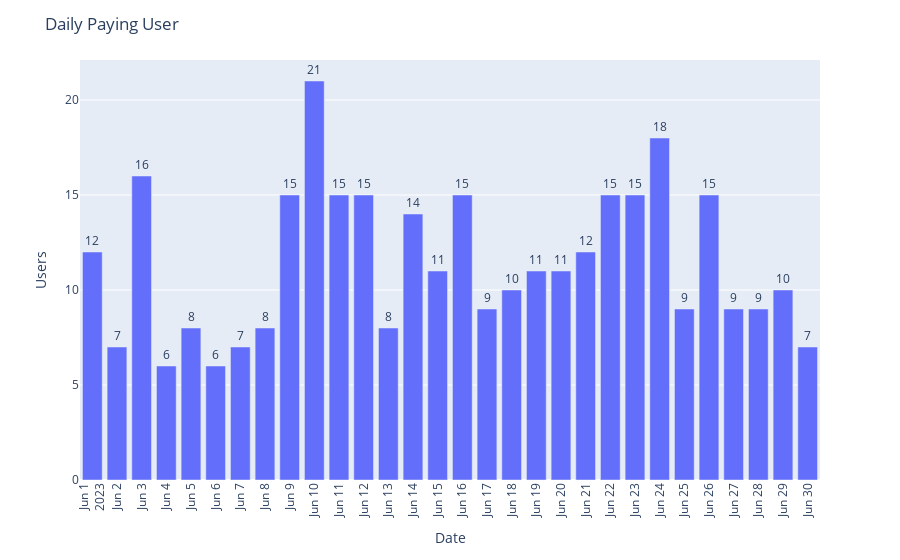

This figure's notebook cell:
### Markdown cell above
#### 9. Paying Users

### Code cell
# Number of users made purchase (daily)
fig_arppu_df = px.bar(x=arppu_df['created_date'], y = arppu_df['count'], text=arppu_df['count'])
fig_arppu_df.update_layout(title = 'Daily Paying User', xaxis=dict(title='Date', tickmode='linear', tickangle = -90), yaxis = dict(title = 'Users'))
fig_arppu_df.update_traces(textposition='outside')
fig_arppu_df.show()

### Figure 1 — Plotly figure (JSON) as saved in the notebook; plotly's stock layout.template omitted (floating-point values rounded to 4 significant figures)
{"data": [{"alignmentgroup": "True", "hovertemplate": "x=%{x}<br>y=%{y}<br>text=%{text}<extra></extra>", "legendgroup": "", "marker": {"color": "#636efa", "pattern": {"shape": ""}}, "name": "", "offsetgroup": "", "orientation": "v", "showlegend": false, "text": [12, 7, 16, 6, 8, 6, 7, 8, 15, 21, 15, 15, 8, 14, 11, 15, 9, 10, 11, 11, 12, 15, 15, 18, 9, 15, 9, 9, 10, 7], "textposition": "outside", "type": "bar", "x": ["2023-06-01T00:00:00", "2023-06-02T00:00:00", "2023-06-03T00:00:00", "2023-06-04T00:00:00", "2023-06-05T00:00:00", "2023-06-06T00:00:00", "2023-06-07T00:00:00", "2023-06-08T00:00:00", "2023-06-09T00:00:00", "2023-06-10T00:00:00", "2023-06-11T00:00:00", "2023-06-12T00:00:00", "2023-06-13T00:00:00", "2023-06-14T00:00:00", "2023-06-15T00:00:00", "2023-06-16T00:00:00", "2023-06-17T00:00:00", "2023-06-18T00:00:00", "2023-06-19T00:00:00", "2023-06-20T00:00:00", "2023-06-21T00:00:00", "2023-06-22T00:00:00", "2023-06-23T00:00:00", "2023-06-24T00:00:00", "2023-06-25T00:00:00", "2023-06-26T00:00:00", "2023-06-27T00:00:00", "2023-06-28T00:00:00", "2023-06-29T00:00:00", "2023-06-30T00:00:00"], "xaxis": "x", "y": [12, 7, 16, 6, 8, 6, 7, 8, 15, 21, 15, 15, 8, 14, 11, 15, 9, 10, 11, 11, 12, 15, 15, 18, 9, 15, 9, 9, 10, 7], "yaxis": "y"}], "layout": {"barmode": "relative", "legend": {"tracegroupgap": 0}, "margin": {"t": 60}, "title": {"text": "Daily Paying User"}, "xaxis": {"anchor": "y", "domain": [0, 1], "tickangle": -90, "tickmode": "linear", "title": {"text": "Date"}}, "yaxis": {"anchor": "x", "domain": [0, 1], "title": {"text": "Users"}}}}
